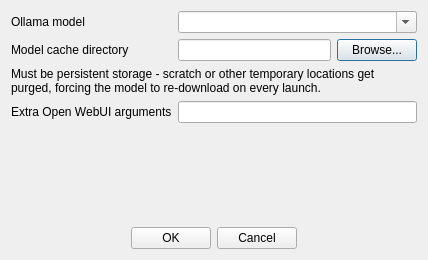
<?xml version="1.0" encoding="UTF-8"?>
<ui version="4.0">
 <class>ollama_prop_form</class>
 <widget class="QDialog" name="ollama_prop_form">
  <property name="windowModality">
   <enum>Qt::ApplicationModal</enum>
  </property>
  <property name="geometry">
   <rect>
    <x>0</x>
    <y>0</y>
    <width>428</width>
    <height>260</height>
   </rect>
  </property>
  <property name="windowTitle">
   <string>Chat job properties</string>
  </property>
  <property name="modal">
   <bool>true</bool>
  </property>
  <layout class="QVBoxLayout" name="verticalLayout_2">
   <item>
    <widget class="QFrame" name="control_frame">
     <property name="frameShape">
      <enum>QFrame::NoFrame</enum>
     </property>
     <property name="frameShadow">
      <enum>QFrame::Raised</enum>
     </property>
     <layout class="QVBoxLayout" name="verticalLayout">
      <property name="leftMargin">
       <number>0</number>
      </property>
      <property name="topMargin">
       <number>0</number>
      </property>
      <property name="rightMargin">
       <number>0</number>
      </property>
      <property name="bottomMargin">
       <number>0</number>
      </property>
      <item>
       <layout class="QGridLayout" name="gridLayout">
        <item row="0" column="0">
         <widget class="QLabel" name="model_label">
          <property name="text">
           <string>Ollama model</string>
          </property>
         </widget>
        </item>
        <item row="0" column="1">
         <widget class="QComboBox" name="model_combo">
          <property name="editable">
           <bool>true</bool>
          </property>
          <property name="toolTip">
           <string>Pick a popular model, or type any other Ollama model tag</string>
          </property>
         </widget>
        </item>
        <item row="1" column="0">
         <widget class="QLabel" name="models_dir_label">
          <property name="text">
           <string>Model cache directory</string>
          </property>
         </widget>
        </item>
        <item row="1" column="1">
         <layout class="QHBoxLayout" name="models_dir_layout">
          <item>
           <widget class="QLineEdit" name="models_dir_edit"/>
          </item>
          <item>
           <widget class="QPushButton" name="browse_models_dir_button">
            <property name="text">
             <string>Browse...</string>
            </property>
           </widget>
          </item>
         </layout>
        </item>
        <item row="2" column="0" colspan="2">
         <widget class="QLabel" name="models_dir_note_label">
          <property name="text">
           <string>Must be persistent storage - scratch or other temporary locations get purged, forcing the model to re-download on every launch.</string>
          </property>
          <property name="wordWrap">
           <bool>true</bool>
          </property>
         </widget>
        </item>
        <item row="3" column="0">
         <widget class="QLabel" name="extra_args_label">
          <property name="text">
           <string>Extra Open WebUI arguments</string>
          </property>
         </widget>
        </item>
        <item row="3" column="1">
         <widget class="QLineEdit" name="extra_args_edit"/>
        </item>
       </layout>
      </item>
     </layout>
    </widget>
   </item>
   <item>
    <spacer name="controlsButtonsSpacer">
     <property name="orientation">
      <enum>Qt::Vertical</enum>
     </property>
     <property name="sizeHint" stdset="0">
      <size>
       <width>20</width>
       <height>16</height>
      </size>
     </property>
    </spacer>
   </item>
   <item>
    <layout class="QHBoxLayout" name="horizontalLayout">
     <item>
      <spacer name="horizontalSpacer">
       <property name="orientation">
        <enum>Qt::Horizontal</enum>
       </property>
       <property name="sizeHint" stdset="0">
        <size>
         <width>40</width>
         <height>20</height>
        </size>
       </property>
      </spacer>
     </item>
     <item>
      <widget class="QPushButton" name="ok_button">
       <property name="text">
        <string>OK</string>
       </property>
      </widget>
     </item>
     <item>
      <widget class="QPushButton" name="cancel_button">
       <property name="text">
        <string>Cancel</string>
       </property>
      </widget>
     </item>
     <item>
      <spacer name="horizontalSpacer_2">
       <property name="orientation">
        <enum>Qt::Horizontal</enum>
       </property>
       <property name="sizeHint" stdset="0">
        <size>
         <width>40</width>
         <height>20</height>
        </size>
       </property>
      </spacer>
     </item>
    </layout>
   </item>
  </layout>
 </widget>
 <resources/>
 <connections/>
</ui>
